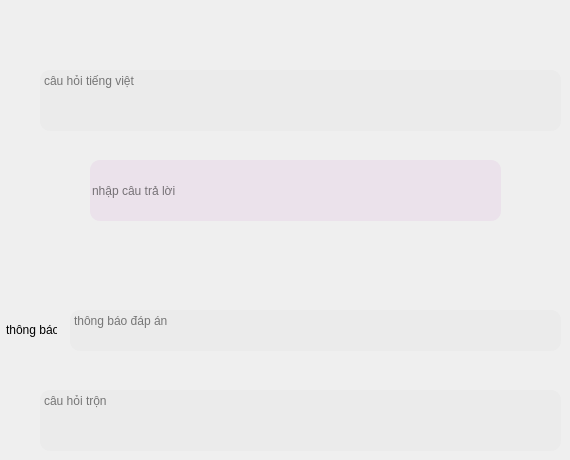
      <widget class="QWidget" name="page_8">
       <widget class="QTextEdit" name="text_en_viet_2">
        <property name="geometry">
         <rect>
          <x>40</x>
          <y>390</y>
          <width>521</width>
          <height>61</height>
         </rect>
        </property>
        <property name="mouseTracking">
         <bool>true</bool>
        </property>
        <property name="styleSheet">
         <string notr="true">border-radius: 10px;
color: black;
background: rgba(231, 231, 231, 0.5);
</string>
        </property>
        <property name="placeholderText">
         <string>câu hỏi trộn</string>
        </property>
       </widget>
       <widget class="QTextEdit" name="text_vi_viet_2">
        <property name="geometry">
         <rect>
          <x>40</x>
          <y>70</y>
          <width>521</width>
          <height>61</height>
         </rect>
        </property>
        <property name="mouseTracking">
         <bool>true</bool>
        </property>
        <property name="styleSheet">
         <string notr="true">border-radius: 10px;
color: black;
background: rgba(231, 231, 231, 0.5);
</string>
        </property>
        <property name="placeholderText">
         <string>câu hỏi tiếng việt</string>
        </property>
       </widget>
       <widget class="QLineEdit" name="tl_viet_2">
        <property name="geometry">
         <rect>
          <x>90</x>
          <y>160</y>
          <width>411</width>
          <height>61</height>
         </rect>
        </property>
        <property name="styleSheet">
         <string notr="true">border-radius: 10px;
color: black;
background: rgba(231, 212, 231, 0.5);
</string>
        </property>
        <property name="text">
         <string/>
        </property>
        <property name="placeholderText">
         <string>nhập câu trả lời</string>
        </property>
       </widget>
       <widget class="QTextEdit" name="tbao_viet_2">
        <property name="geometry">
         <rect>
          <x>70</x>
          <y>310</y>
          <width>491</width>
          <height>41</height>
         </rect>
        </property>
        <property name="mouseTracking">
         <bool>true</bool>
        </property>
        <property name="styleSheet">
         <string notr="true">border-radius: 10px;
color: black;
background: rgba(231, 231, 231, 0.5);
</string>
        </property>
        <property name="placeholderText">
         <string>thông báo đáp án</string>
        </property>
       </widget>
       <widget class="QLabel" name="label_8">
        <property name="geometry">
         <rect>
          <x>6</x>
          <y>320</y>
          <width>51</width>
          <height>20</height>
         </rect>
        </property>
        <property name="text">
         <string>thông báo</string>
        </property>
       </widget>
      </widget>
